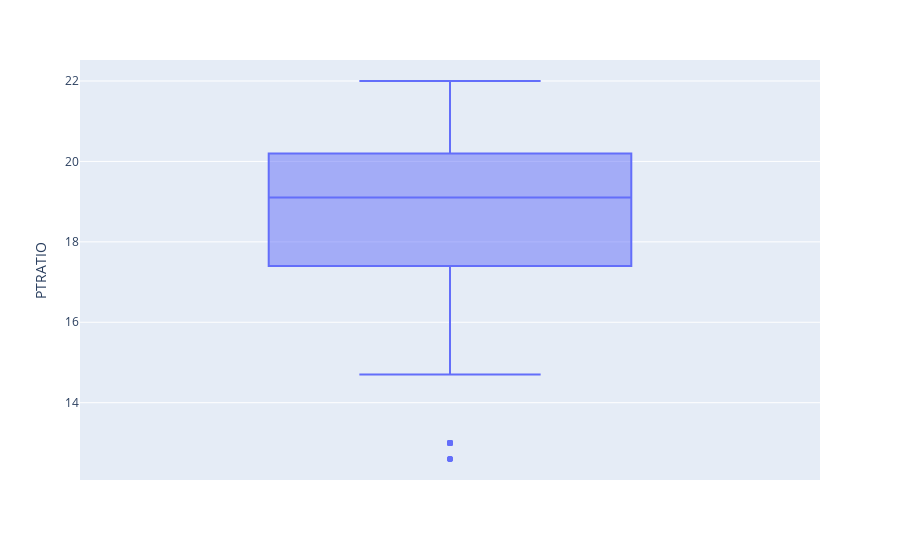

Notebook cell for this chart:
### Code cell
boxplot = px.box(df, y="PTRATIO")
boxplot.show()

### Figure 1 — Plotly figure (JSON) as saved in the notebook; plotly's stock layout.template omitted (floating-point values rounded to 4 significant figures; data arrays with more than 128 entries replaced by an {"elided": "..."} marker saying what was removed)
{"data": [{"alignmentgroup": "True", "hovertemplate": "PTRATIO=%{y}<extra></extra>", "legendgroup": "", "marker": {"color": "#636efa"}, "name": "", "notched": false, "offsetgroup": "", "orientation": "v", "showlegend": false, "type": "box", "x0": " ", "xaxis": "x", "y": {"elided": "489 float values"}, "y0": " ", "yaxis": "y"}], "layout": {"boxmode": "group", "legend": {"tracegroupgap": 0}, "margin": {"t": 60}, "xaxis": {"anchor": "y", "domain": [0, 1]}, "yaxis": {"anchor": "x", "domain": [0, 1], "title": {"text": "PTRATIO"}}}}
